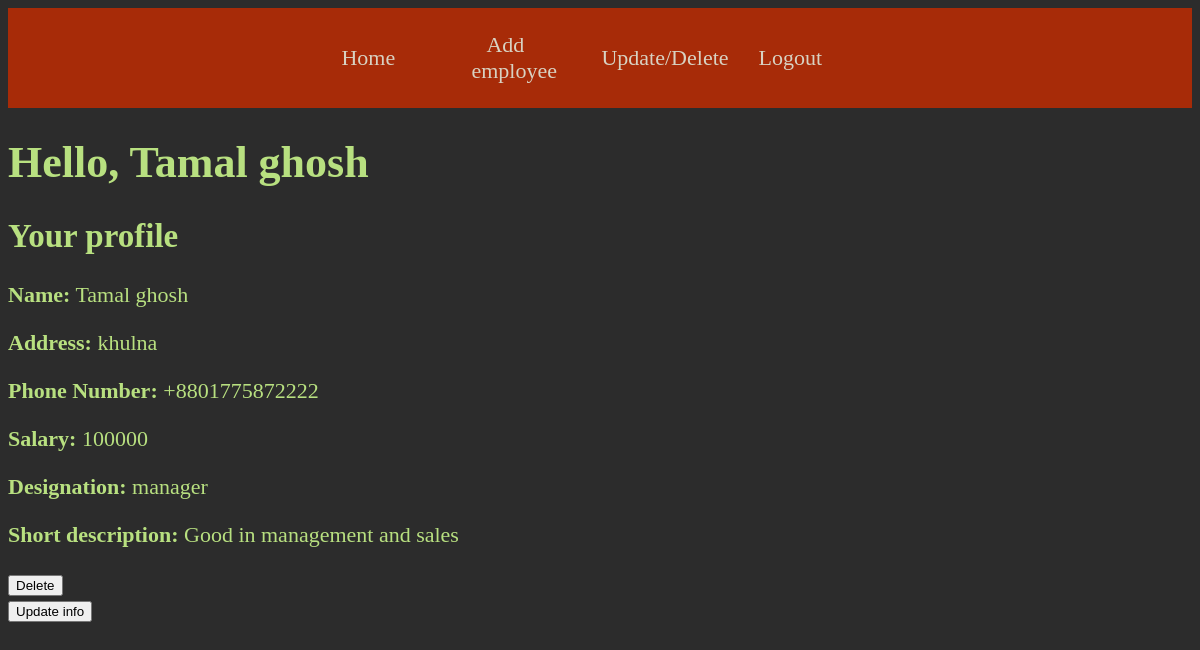
Page /profile/3 (signed in) on the committed database.
### employeeApp/models.py (models this page shows)
class Employee_info(models.Model):
    name=models.CharField(max_length=100,unique=True)
    address=models.CharField(max_length=10000)
    phone_number=PhoneNumberField(max_length=14)
    salary=models.IntegerField()
    designation=models.CharField(max_length=50)
    short_description=models.CharField(max_length=10000)

### employeeApp/views.py (the view)
# urls.py: path("profile/<int:pk>",views.profile,name="employee_profile"),
@login_required
def profile(request, pk):
    try:
        employee = Employee_info.objects.get(pk=pk)
        return render(request, "employee_profile.html", {"employee": employee})
    except Employee_info.DoesNotExist:
        return HttpResponse("Not found.")

### employeeApp/templates/employee_profile.html (shortened to what this page needs)
{% extends "layout.html" %}
{% block content %}
<h1>Hello, {{employee.name}}</h1>
<h2>Your profile</h2>
<p><strong>Name:</strong> {{employee.name}}</p>
<p><strong>Address:</strong> {{employee.address}}</p>
<p><strong>Phone Number:</strong> {{employee.phone_number}}</p>
<p><strong>Salary:</strong> {{employee.salary}}</p>
<p><strong>Designation:</strong> {{employee.designation}}</p>
<p><strong>Short description:</strong> {{employee.short_description}}</p>
<a href="{% url 'delete_employee_info' employee.pk %}">
    <button type="submit">Delete</button>
</a>
<br>
<a href="{% url "update" employee.pk %}">
    <button type="submit">Update info</button>
</a>
{% endblock  %}

### employeeApp/static/css/styles.css (style rules this page uses)
body { background-color: #2C2C2C; color: #b8e080; font-size: 22px; }
a { color: #D8D2C2; text-decoration: none; }

### rows in the picture
Employee_info: name "Tamal ghosh", address "khulna", phone_number "+8801775872222", salary "100000", designation "manager", short_description "Good in management and sales"
